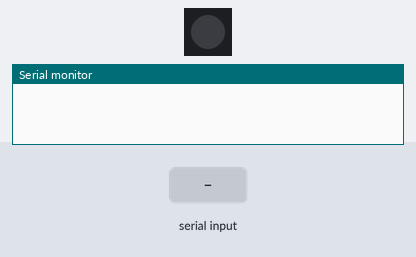
A sketch run on a simulated Arduino Uno, built with avr-gcc and run on an emulated ATmega328P. Shown: 1 RGB LEDs in strip order, left to right, the last lines printed to the serial monitor. Inputs (shaded band) come from the test bench. Dim RGB values are drawn brighter than linear.

Above: at 0.1 s.
At 2.9 s:
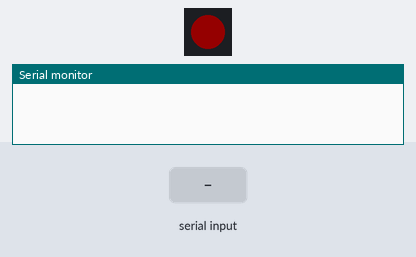
3.0 s: "}" received over Serial
At 3.8 s:
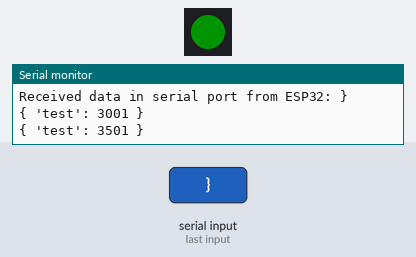
Timing chart, 0 to 6.0 s (numbered marks = the images above; inputs shaded):
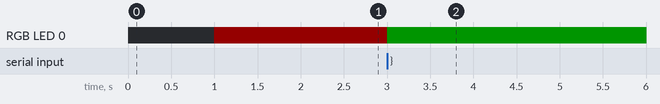

Measured:
- after the input at 3.0 s, RGB LED 0: RGB(20, 0, 0) → RGB(0, 20, 0) at once

The sketch:

arduino_test.ino
```cpp
// (licence header left out)
// Subject: Sistemas Empotrados y de Tiempo Real
// Universidad Rey Juan Carlos, Spain

#include "FastLED.h"
#define PIN_RBGLED 4
#define NUM_LEDS 1
CRGB leds[NUM_LEDS];

uint32_t Color(uint8_t r, uint8_t g, uint8_t b)
{
  return (((uint32_t)r << 16) | ((uint32_t)g << 8) | b);
}

void setup() {

  Serial.begin(9600);
  delay(1000);

  FastLED.addLeds<NEOPIXEL, PIN_RBGLED>(leds, NUM_LEDS);
  FastLED.setBrightness(20);

  // Set Red Color to LED
  FastLED.showColor(Color(255, 0, 0));
  delay(1000);

  String sendBuff;

  // To make this code works, remember that the switch S1 should be set to "CAM"
  while(1) {

    if (Serial.available()) {

      char c = Serial.read();
      sendBuff += c;

      if (c == '}')  {
        Serial.print("Received data in serial port from ESP32: ");
        Serial.println(sendBuff);

        // Set Red Green to LED
        FastLED.showColor(Color(0, 255, 0));
        sendBuff = "";
        break;
      }

    }
  }

}

void loop () {

  Serial.println("{ 'test': " + String(millis()) + " }");
  delay(500);

}
```
